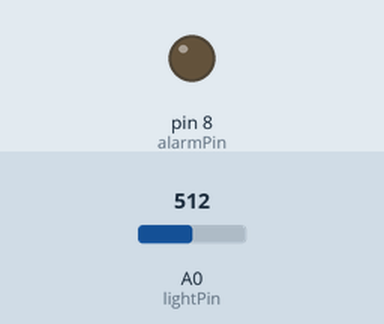
Recording of a sketch running on a simulated Arduino Uno, built with avr-gcc and run on an emulated ATmega328P. Parts: output pins drawn as LEDs (lit = HIGH). The test bench sets the inputs (shaded band); at power-on: A0 (lightPin) = 512.

Above: at 1.2 s.
1.3 s: A0 (lightPin) set to 417
2.8 s: A0 (lightPin) set to 388
At 3.2 s:
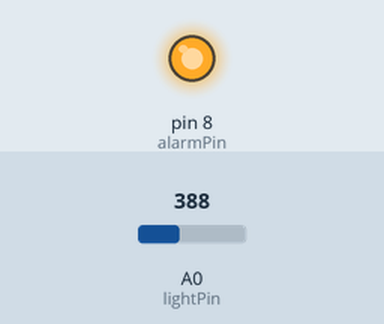
4.3 s: A0 (lightPin) set to 410
At 5.5 s:
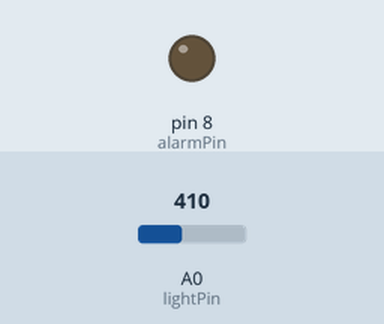
5.8 s: A0 (lightPin) set to 390
At 6.8 s:
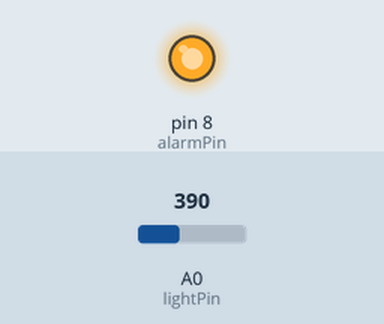
Timing chart, 0 to 8.3 s (numbered marks = the images above; inputs shaded):
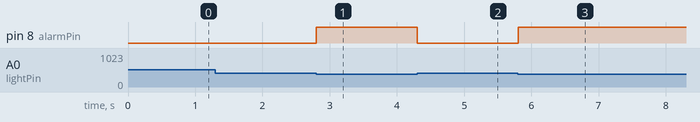

Measured:
- the behaviour switches between 400 and 399 on A0 (lightPin) (found by bisection; images 0 and 1)
- after the input at 1.3 s, every drawn part: stays the same
- after the input at 2.8 s, pin 8 (alarmPin): LOW → HIGH at once
- after the input at 4.3 s, pin 8 (alarmPin): HIGH → LOW at once
- after the input at 5.8 s, pin 8 (alarmPin): LOW → HIGH at once

The sketch:

DAY12-AlarmTriggeredbyLightChange.ino
```cpp
const int lightPin = A0;
const int alarmPin = 8;


void setup() {
  // put your setup code here, to run once:
  pinMode(alarmPin, OUTPUT);
  Serial.begin(9600);
}

const int threshold = 400;

void loop() {
  int lightValue = analogRead(lightPin);

  if (lightValue < threshold) {
    digitalWrite(alarmPin, HIGH);  // Alarm ON
  } else {
    digitalWrite(alarmPin, LOW);   // Alarm OFF
  }

  delay(100);
}
```
